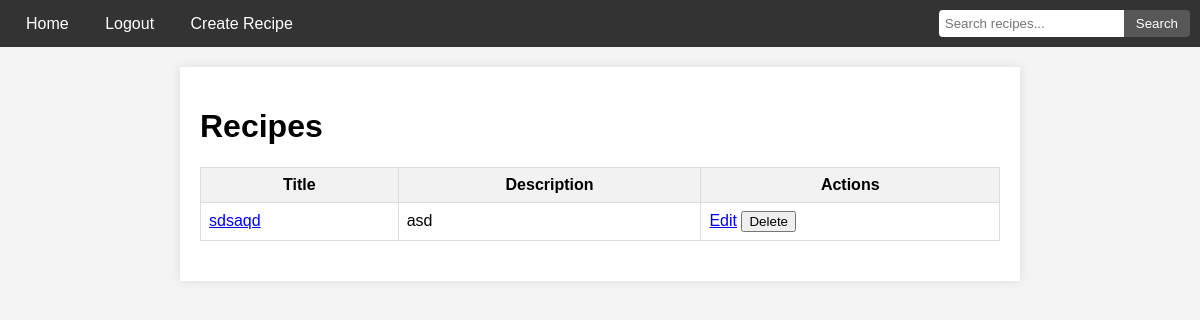
The page /recipes/index (signed in) on the database as committed earlier.
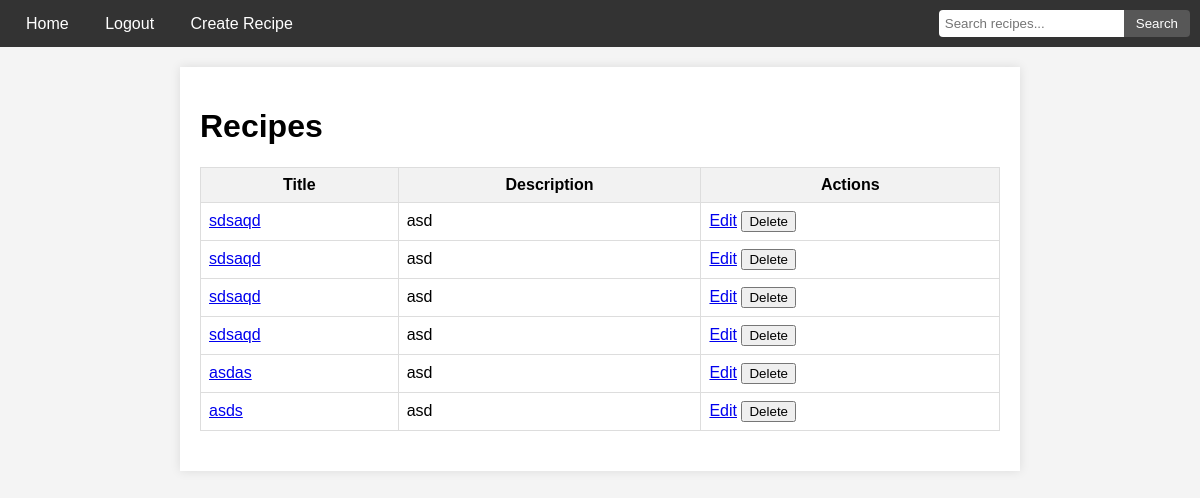
The same page on the database as committed later.
### app/models.py (models this page shows)
class Recipe(db.Model):
    id = db.Column(db.Integer, primary_key=True)
    title = db.Column(db.String(140))
    description = db.Column(db.String(500))
    ingredients = db.Column(db.Text)
    instructions = db.Column(db.Text)
    timestamp = db.Column(db.DateTime, index=True, default=datetime.utcnow)
    created_by = db.Column(db.Integer, db.ForeignKey('user.id'), nullable=False)

### app/recipes/views.py (the view)
@bp.route('/')
@bp.route('/index')
@login_required
def index():
    page = request.args.get('page', 1, type=int)
    recipes = Recipe.query.paginate(page=page, per_page=10)
    next_url = url_for('recipes.index', page=recipes.next_num) if recipes.has_next else None
    prev_url = url_for('recipes.index', page=recipes.prev_num) if recipes.has_prev else None
    return render_template('index.html', title='Home', recipes=recipes.items, next_url=next_url, prev_url=prev_url)

### app/recipes/forms.py
class SearchForm(FlaskForm):
    query = StringField('Search', validators=[DataRequired()])
    submit = SubmitField('Search')

### app/__init__.py (called while the page is built)
def create_app(config_class=None):
    app = Flask(__name__)
    app.config.from_object('app.config.Config')
    db.init_app(app)
    migrate.init_app(app, db)
    login.init_app(app)
    if config_class:
        app.config.from_object(config_class)
    else:
        app.config.from_object('app.config.Config')
    from app.auth import bp as auth_bp
    app.register_blueprint(auth_bp, url_prefix='/auth')
    from app.recipes import bp as recipes_bp
    app.register_blueprint(recipes_bp, url_prefix='/recipes')
    from app.recipes.forms import SearchForm
    @app.context_processor
    def inject_search_form():
        return dict(search_form=SearchForm())
    return app

### app/models.py (called while the page is built)
@login.user_loader
def load_user(id):
    return User.query.get(int(id))

### app/templates/index.html (shortened to what this page needs)
{% extends "base.html" %}
{% block content %}
<h1>Recipes</h1>
<table class="recipe-table">
    <thead>
        <tr>
            <th>Title</th>
            <th>Description</th>
            <th>Actions</th>
        </tr>
    </thead>
    <tbody>
        {% for recipe in recipes %}
            <tr>
                <td><a href="{{ url_for('recipes.recipe', recipe_id=recipe.id) }}">{{ recipe.title }}</a></td>
                <td>{{ recipe.description }}</td>
                <td>
                    <a href="{{ url_for('recipes.edit_recipe', recipe_id=recipe.id) }}">Edit</a>
                    <form method="post" action="{{ url_for('recipes.delete_recipe', recipe_id=recipe.id) }}" style="display: inline;">
                        <button type="submit" onclick="return confirm('Are you sure you want to delete this recipe?')">Delete</button>
                    </form>
                </td>
            </tr>
        {% endfor %}
    </tbody>
</table>
{% endblock %}

### app/templates/base.html (shortened to what this page needs)
<!DOCTYPE html>
<html lang="en">
    <head>
        <link rel="stylesheet" href="{{ url_for('static', filename='css/style.css') }}">
    </head>
    <body>
        <nav class="navbar">
            <div class="nav-left">
                <a href="{{ url_for('recipes.index') }}">Home</a>
                {% if current_user.is_authenticated %}
                    <a href="{{ url_for('auth.logout') }}">Logout</a>
                    <a href="{{ url_for('recipes.create_recipe') }}">Create Recipe</a>
                {% else %}
                    <a href="{{ url_for('auth.login') }}">Login</a>
                    <a href="{{ url_for('auth.register') }}">Register</a>
                {% endif %}
            </div>
            <div class="nav-right">
                <form class="search-form" method="get" action="{{ url_for('recipes.search') }}">
                    <input type="text" name="query" placeholder="Search recipes...">
                    <button type="submit">Search</button>
                </form>
            </div>
        </nav>
        <div class="container">
            {% block content %}{% endblock %}
        </div>
    </body>
</html>

### app/static/css/style.css (style rules this page uses)
body { font-family: Arial, sans-serif; margin: 0; padding: 0; background-color: #f4f4f4; }
.navbar { display: flex; justify-content: space-between; align-items: center; background-color: #333; padding: 10px; color: white; }
.nav-left a { color: white; text-decoration: none; padding: 8px 16px; transition: background-color 0.3s; }
.nav-right { display: flex; align-items: center; }
.search-form { display: flex; align-items: center; }
.search-form input[type="text"] { padding: 6px; border: none; border-radius: 4px 0 0 4px; margin-right: -4px; }
.search-form button { padding: 6px 12px; border: none; border-radius: 0 4px 4px 0; background-color: #575757; color: white; cursor: pointer; }
.container { max-width: 800px; margin: 20px auto; padding: 20px; background-color: white; box-shadow: 0 0 10px rgba(0, 0, 0, 0.1); }
.recipe-table { width: 100%; border-collapse: collapse; margin-bottom: 20px; }
.recipe-table th, .recipe-table td { padding: 8px; border: 1px solid #ddd; }
.recipe-table th { background-color: #f2f2f2; font-weight: bold; }
.recipe-table td { text-align: left; }

Rows that differ between the two databases and show on the page:
added Recipe: title "sdsaqd", description "asd"
added Recipe: title "sdsaqd", description "asd"
added Recipe: title "sdsaqd", description "asd"
added Recipe: title "asdas", description "asd"
added Recipe: title "asds", description "asd"
